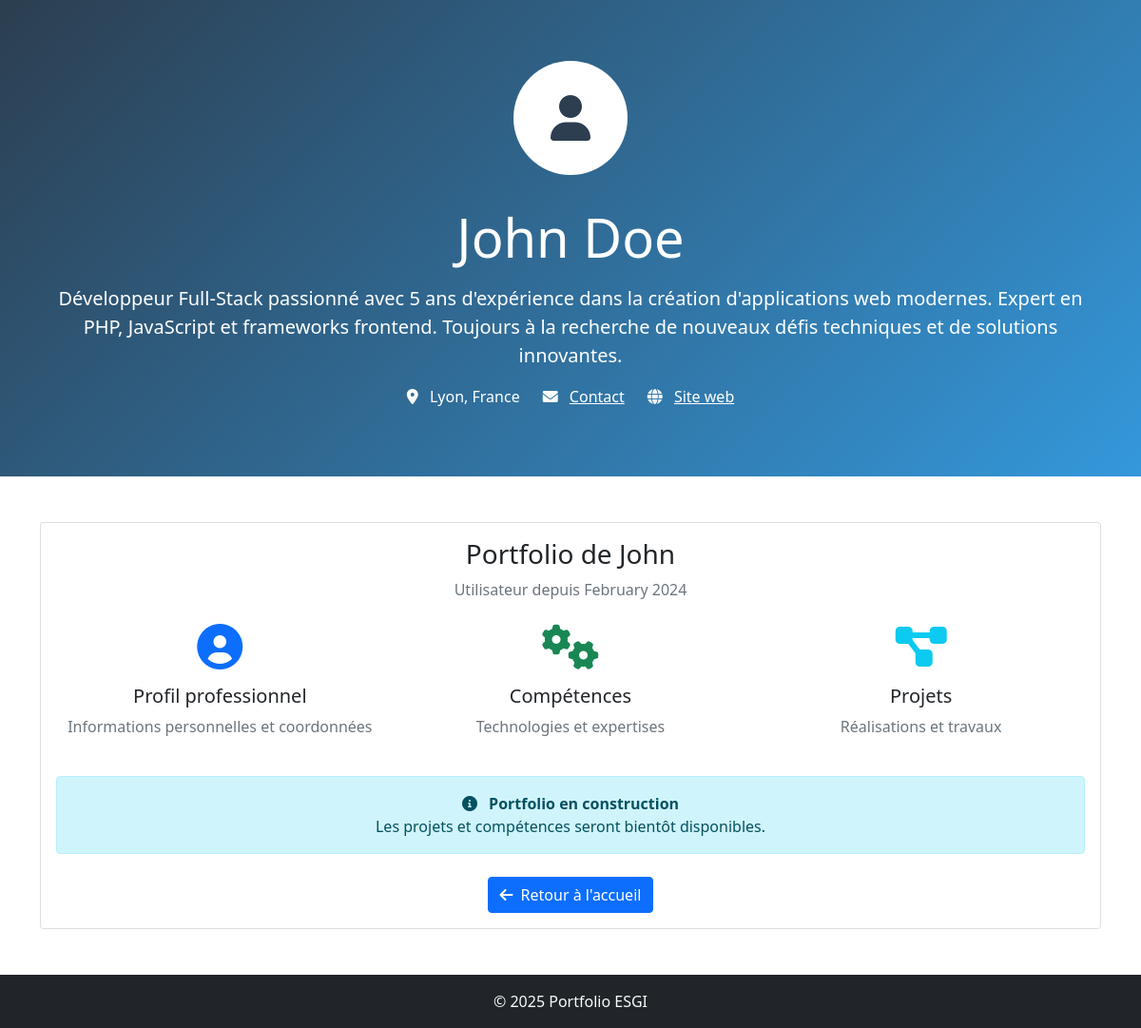
The page /portfolio.php?user=2 on the database its author committed.
### tables this page shows
CREATE TABLE `users` (
  `id` int(11) NOT NULL AUTO_INCREMENT,
  `username` varchar(50) NOT NULL UNIQUE,
  `email` varchar(100) NOT NULL UNIQUE,
  `password` varchar(255) NOT NULL,
  `first_name` varchar(50) NOT NULL,
  `last_name` varchar(50) NOT NULL,
  `role` enum('admin','user') NOT NULL DEFAULT 'user',
  `bio` text,
  `phone` varchar(20),
  `location` varchar(100),
  `website` varchar(255),
  `created_at` timestamp NOT NULL DEFAULT CURRENT_TIMESTAMP,
  `updated_at` timestamp NOT NULL DEFAULT CURRENT_TIMESTAMP ON UPDATE CURRENT_TIMESTAMP,
  PRIMARY KEY (`id`)
);

### classes/Database.php (called while the page is built, shortened)
<?php
class Database {
    private static $instance = null;
    private $connection;
    private function __construct() {
        try {
            $this->connection = new PDO(
                "mysql:host=" . DB_HOST . ";port=" . DB_PORT . ";dbname=" . DB_NAME . ";charset=utf8mb4",
                DB_USER,
                DB_PASS,
                [
                    PDO::ATTR_ERRMODE => PDO::ERRMODE_EXCEPTION,
                    PDO::ATTR_DEFAULT_FETCH_MODE => PDO::FETCH_ASSOC,
                    PDO::ATTR_EMULATE_PREPARES => false
                ]
            );
        } catch (PDOException $e) {
            die("Erreur de connexion à la base de données : " . $e->getMessage());
        }
    }
    public static function getInstance() {
        if (self::$instance === null) {
            self::$instance = new self();
        }
        return self::$instance;
    }
    public function prepare($sql) {
        return $this->connection->prepare($sql);
    }
}
?>

### classes/User.php (called while the page is built, shortened)
<?php
class User {
    private $db;
    public function __construct() {
        $this->db = Database::getInstance();
    }
    public function getUserById($id) {
        try {
            $stmt = $this->db->prepare("SELECT * FROM users WHERE id = ?");
            $stmt->execute([$id]);
            return $stmt->fetch();
        } catch (PDOException $e) {
            return false;
        }
    }
}
?>

### includes/functions.php (called while the page is built, shortened)
<?php
if (!isset($_SESSION['user_id'])) {
    require_once __DIR__ . '/../config/database.php';
    require_once __DIR__ . '/../classes/Database.php';
    require_once __DIR__ . '/../classes/User.php';
}
function sanitizeOutput($string) {
    return htmlspecialchars($string, ENT_QUOTES, 'UTF-8');
}
?>

### portfolio.php (the view, shortened to what this page needs)
<?php
require_once 'config/database.php';
require_once 'classes/Database.php';
require_once 'classes/User.php';
require_once 'includes/functions.php';
$userId = $_GET['user'] ?? null;
$userClass = new User();
$user = $userClass->getUserById($userId);
?>
<!DOCTYPE html>
<html lang="fr">
<head>
    <link href="https://cdn.jsdelivr.net/npm/bootstrap@5.1.3/dist/css/bootstrap.min.css" rel="stylesheet">
    <link href="https://cdnjs.cloudflare.com/ajax/libs/font-awesome/6.0.0/css/all.min.css" rel="stylesheet">
</head>
<body>
    <div class="portfolio-header">
        <div class="container">
            <div class="profile-avatar">
                <i class="fas fa-user"></i>
            </div>
            <h1 class="display-4 mb-3">
                <?php echo sanitizeOutput($user['first_name'] . ' ' . $user['last_name']); ?>
            </h1>
            <?php if ($user['bio']): ?>
                <p class="lead mb-3">
                    <?php echo sanitizeOutput($user['bio']); ?>
                </p>
            <?php endif; ?>
            <div class="row justify-content-center">
                <?php if ($user['location']): ?>
                    <div class="col-auto mb-2">
                        <i class="fas fa-map-marker-alt me-2"></i>
                        <?php echo sanitizeOutput($user['location']); ?>
                    </div>
                <?php endif; ?>
                <?php if ($user['email']): ?>
                    <div class="col-auto mb-2">
                        <i class="fas fa-envelope me-2"></i>
                        <a href="mailto:<?php echo sanitizeOutput($user['email']); ?>" class="text-white">
                            Contact
                        </a>
                    </div>
                <?php endif; ?>
                <?php if ($user['website']): ?>
                    <div class="col-auto mb-2">
                        <i class="fas fa-globe me-2"></i>
                        <a href="<?php echo sanitizeOutput($user['website']); ?>" target="_blank" class="text-white">
                            Site web
                        </a>
                    </div>
                <?php endif; ?>
            </div>
        </div>
    </div>
    <div class="container my-5">
        <div class="card">
            <div class="card-body text-center">
                <h3>Portfolio de <?php echo sanitizeOutput($user['first_name']); ?></h3>
                <p class="text-muted mb-4">
                    <?php echo $user['role'] === 'admin' ? 'Administrateur' : 'Utilisateur'; ?> depuis <?php echo date('F Y', strtotime($user['created_at'])); ?>
                </p>
                <div class="row">
                    <div class="col-md-4">
                        <i class="fas fa-user-circle fa-3x text-primary mb-3"></i>
                        <h5>Profil professionnel</h5>
                        <p class="text-muted">Informations personnelles et coordonnées</p>
                    </div>
                    <div class="col-md-4">
                        <i class="fas fa-cogs fa-3x text-success mb-3"></i>
                        <h5>Compétences</h5>
                        <p class="text-muted">Technologies et expertises</p>
                    </div>
                    <div class="col-md-4">
                        <i class="fas fa-project-diagram fa-3x text-info mb-3"></i>
                        <h5>Projets</h5>
                        <p class="text-muted">Réalisations et travaux</p>
                    </div>
                </div>
                <div class="alert alert-info mt-4">
                    <i class="fas fa-info-circle me-2"></i>
                    <strong>Portfolio en construction</strong><br>
                    Les projets et compétences seront bientôt disponibles.
                </div>
                <div class="mt-4">
                    <a href="index.php" class="btn btn-primary">
                        <i class="fas fa-arrow-left me-2"></i>Retour à l'accueil
                    </a>
                </div>
            </div>
        </div>
    </div>
    <footer class="bg-dark text-light py-3">
        <div class="container text-center">
            <p class="mb-0">&copy; <?php echo date('Y'); ?> Portfolio ESGI</p>
        </div>
    </footer>
</body>
</html>

### portfolio.php (style rules this page uses)
.portfolio-header { background: linear-gradient(135deg, #2c3e50, #3498db); color: white; padding: 4rem 0; text-align: center; }
.profile-avatar { width: 120px; height: 120px; border-radius: 50%; background: white; display: flex; align-items: center; justify-content: center; font-size: 3rem; color: #2c3e50; margin: 0 auto 2rem; }

### rows shown on the page
users: first_name+last_name "John Doe", bio "Développeur Full-Stack passionné avec 5 ans d'expérience dans la création d'applications web modernes. Expert en PHP, JavaScript et frameworks frontend. Toujours à la recherche de nouveaux défis techniques et de solutions innovantes.", location "Lyon, France", first_name "John", created_at "February 2024"
